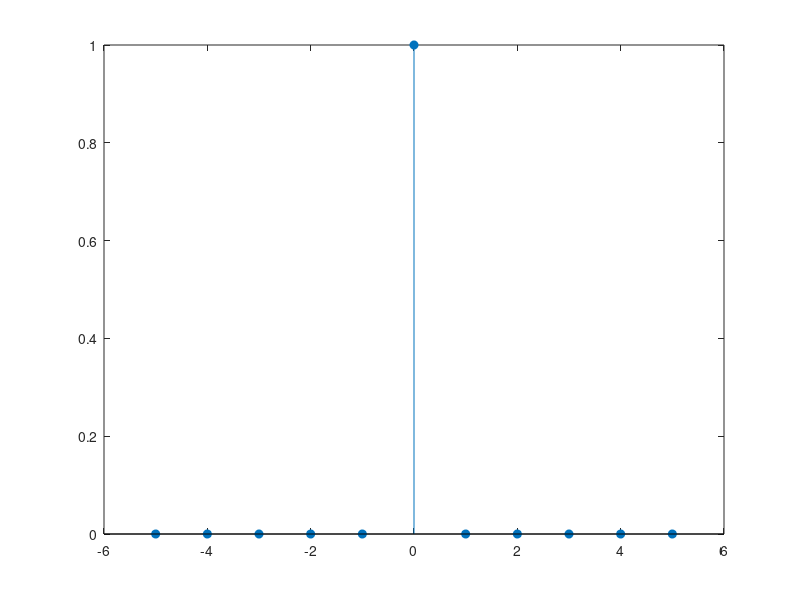

The MATLAB script that drew this image:
n = -5:5;
x = zeros(1, length(n));

for i = 1:length(n)
    if n(i) == 0
        x(i) = 1;
    else
        x(i) = 0;
    endif
end

stem(n, x, "filled");

pause;
